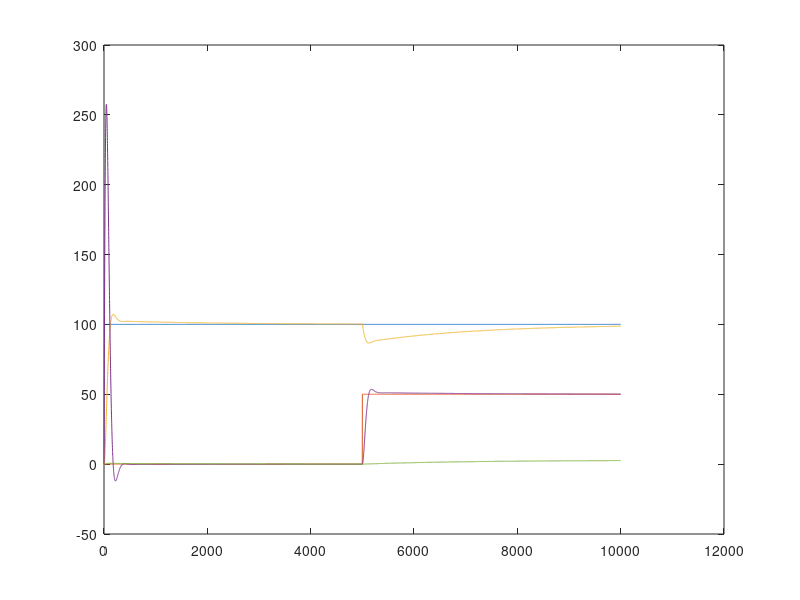

MATLAB code to generate this figure:
% Parameters
J = 0.022 ;
Ts =1e-3;
Teq_i=sqrt(2)*2*Ts;
Kn=J/2/Teq_i;
%Tn=Teq_i;
Tn=20*Teq_i;

%Matrix
A=zeros(3);
A(1,2)=1/J;
A(2,1)=-Kn/Teq_i;
A(2,2)=-1/Teq_i;
A(2,3)=1/(Tn*Teq_i);
A(3,1)=-1;

B=zeros(3,2);
B(1,2)=-1/J;
B(2,1)=Kn/Teq_i;
B(3,1)=1;

%Simulation
N=10000;
u=zeros(2,N);
u(1,:)=100*ones(1,N);
u(2,N/2:N)=50*ones(1,N/2+1);

x=zeros(3,N+1);
x_dot=zeros(3,N);
dt=0.1e-3;

for n =1:N
  x_dot=A*x(:,n)+B*u(:,n);
  x(:,n+1)=x_dot*dt+x(:,n);
end

figure(1)
plot(1:N,u)
hold on
plot(1:N+1,x)
hold off